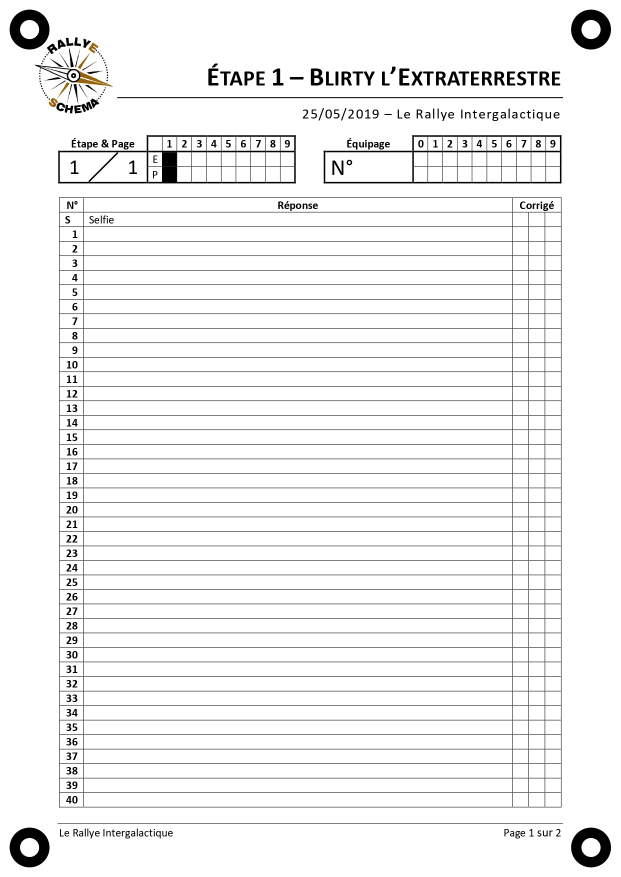
#> input picture rallye-core-service/src/test/resources/Challenge 1 - Page 1.jpg, 1241 x 1754 px (shown at 1/2 size)
$ python -i processor.py   (imports and definitions only)
#> lines starting #> are read from the running program, lines starting #| are printed output that depends on the picture
#> further down, picture is the input picture: shape (1754, 1241, 3); mean B, G, R 242.3, 242.4, 242.4
import base64
from functools import lru_cache
from xml.etree import ElementTree

import cv2
import numpy as np

from .image_io import decode_image, encode_png
from .errors import ProcessingError
from .markers import DetectedMarkers, detect_markers
from .models import MarkerSet, Point, ProcessResponse
from .quality import analyze_quality
from .registration import LocalAlignment, align_locally
from .identification import recognize_corrections, recognize_identification


DEFAULT_WIDTH = 2480
DEFAULT_HEIGHT = 3508
ORIENTATION_WORKING_HEIGHT = 700
MAXIMUM_REFERENCE_ALIGNMENT_ERROR = 12.0
MINIMUM_REFERENCE_COLUMN_CORRELATION = 0.15
TRUSTED_REFERENCE_ALIGNMENT_ERROR = 3.0
# La distance aux traits seuls est trompeuse sur une feuille très remplie :
# une orientation couchée peut rencontrer beaucoup de lignes de tableaux par
# hasard. La projection verticale conserve, elle, la position de l'en-tête et
# des cartouches et doit donc guider prioritairement le choix d'orientation.
ORIENTATION_COLUMN_CORRELATION_WEIGHT = 20.0


# [7 lines that did not run here, left out]


def _default_target(width: int, height: int) -> np.ndarray:
    return np.array(
        [
            [0.12 * width, 0.08 * height],
            [0.88 * width, 0.08 * height],
            [0.88 * width, 0.92 * height],
            [0.12 * width, 0.92 * height],
        ],
        dtype=np.float32,
    )


@lru_cache(maxsize=64)
def _decode_reference(reference_content: bytes) -> tuple[np.ndarray, np.ndarray]:
    reference = decode_image(reference_content)
    return reference, detect_markers(reference).points


def _template_markers(template_xml: str | None) -> np.ndarray | None:
    if not template_xml:
        return None
    root = ElementTree.fromstring(template_xml)
    corners: dict[str, tuple[float, float]] = {}
    for corner in root.findall("./corners/corner"):
        point = corner.find("point")
        position = corner.attrib.get("position")
        if point is not None and position:
            corners[position] = (float(point.attrib["x"]), float(point.attrib["y"]))
    order = ("TOP_LEFT", "TOP_RIGHT", "BOTTOM_RIGHT", "BOTTOM_LEFT")
    if not all(position in corners for position in order):
        return None
    return np.array([corners[position] for position in order], dtype=np.float32)


def _reference_in_template_space(
    reference: np.ndarray,
    detected_markers: np.ndarray,
    template_xml: str | None,
) -> tuple[np.ndarray, np.ndarray]:
    """Place l'image de référence dans le repère déclaré par son XML."""
    declared_markers = _template_markers(template_xml)
    if declared_markers is None:
        return reference, detected_markers.copy()
    if np.max(np.linalg.norm(detected_markers - declared_markers, axis=1)) < 0.5:
        return reference, declared_markers
    height, width = reference.shape[:2]
    transformation = cv2.getPerspectiveTransform(detected_markers, declared_markers)
    aligned_reference = cv2.warpPerspective(
        reference,
        transformation,
        (width, height),
        flags=cv2.INTER_CUBIC,
        borderMode=cv2.BORDER_CONSTANT,
        borderValue=(255, 255, 255),
    )
    return aligned_reference, declared_markers


def _edge_map_for_orientation(image: np.ndarray) -> np.ndarray:
    scale = ORIENTATION_WORKING_HEIGHT / image.shape[0]
#> scale = 0.399
    width = max(1, round(image.shape[1] * scale))
#> width = 495
    resized = cv2.resize(image, (width, ORIENTATION_WORKING_HEIGHT), interpolation=cv2.INTER_AREA)
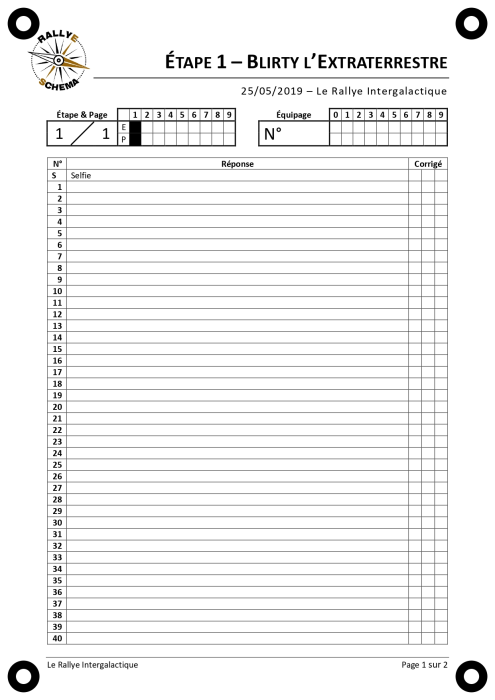
#> resized: shape (700, 495, 3); mean B, G, R 242.3, 242.4, 242.4
    gray = cv2.cvtColor(resized, cv2.COLOR_BGR2GRAY)
    return cv2.Canny(gray, 60, 170)
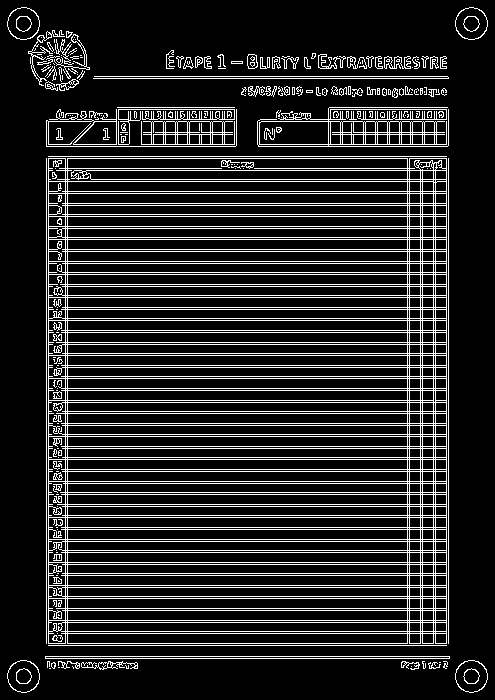
#> returned value: shape (700, 495); 14.6% white in thin lines or dots


def _normalized_projection(values: np.ndarray) -> np.ndarray:
    values = values.astype(np.float32)
    return (values - values.mean()) / (values.std() + 1e-6)


# [264 lines left out: functions _reference_alignment_metrics, _normalize_orientation, process_image, not called in this run]

>>> import cv2
>>> picture = cv2.imread('../../../rallye-core-service/src/test/resources/Challenge 1 - Page 1.jpg')
>>> result = _edge_map_for_orientation(picture)

$ run again, on rallye-core-service/src/test/resources/Challenge 1 - Page 2.jpg
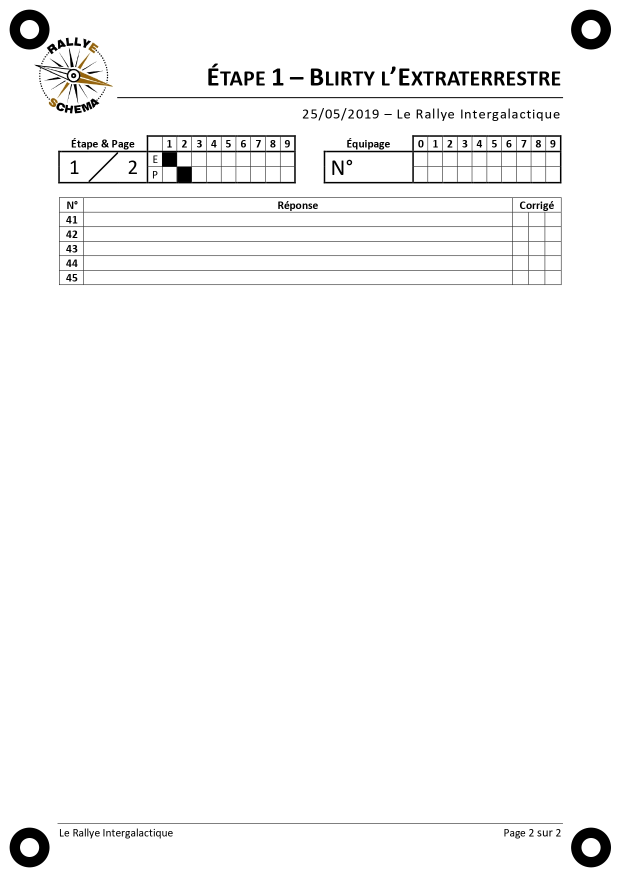
#> input picture rallye-core-service/src/test/resources/Challenge 1 - Page 2.jpg, 1241 x 1754 px (shown at 1/2 size)
#> picture is the input picture: shape (1754, 1241, 3); mean B, G, R 247.8, 247.9, 247.9
#> in _edge_map_for_orientation, `resized = cv2.resize(image, (width, ORIENTATION_WORKING_HEIGHT), inter..`:
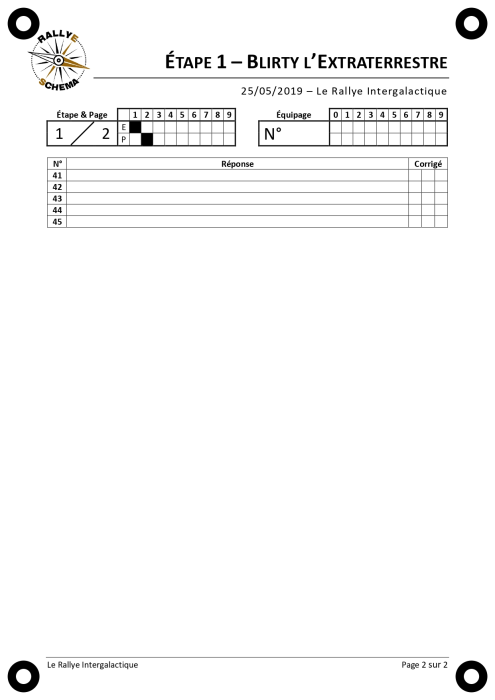
#> resized: shape (700, 495, 3); mean B, G, R 247.8, 247.9, 247.9
#> in _edge_map_for_orientation, `return cv2.Canny(gray, 60, 170)`:
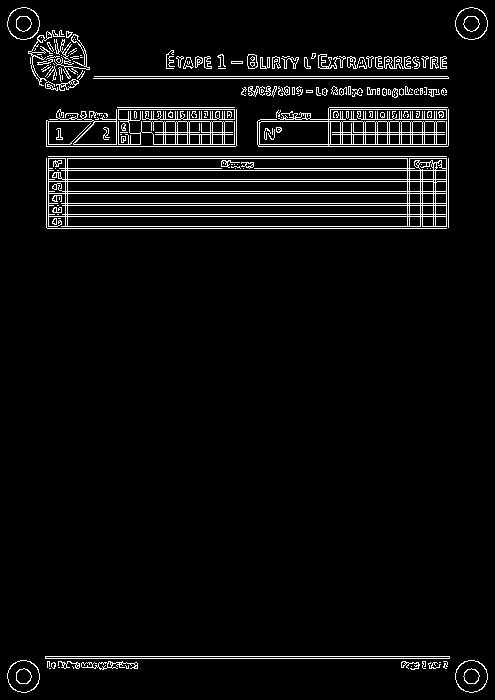
#> returned value: shape (700, 495); 4.8% white in thin lines or dots
